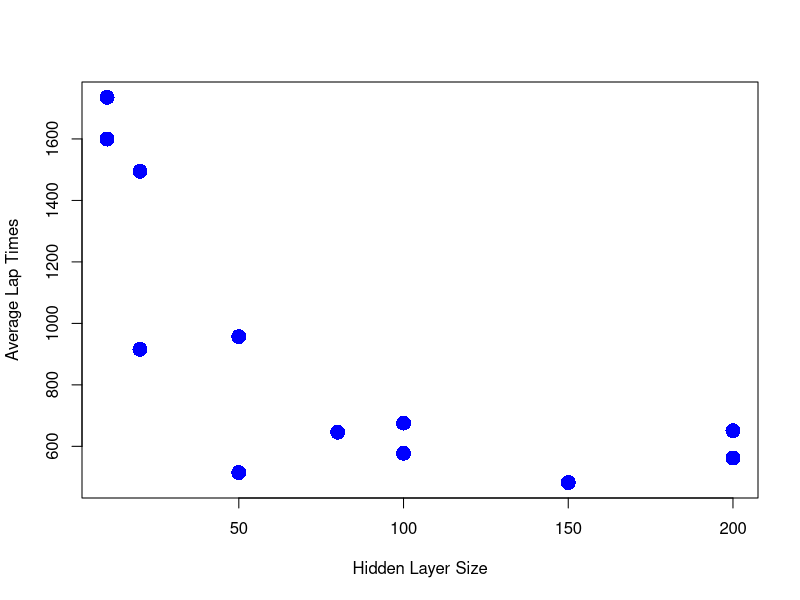
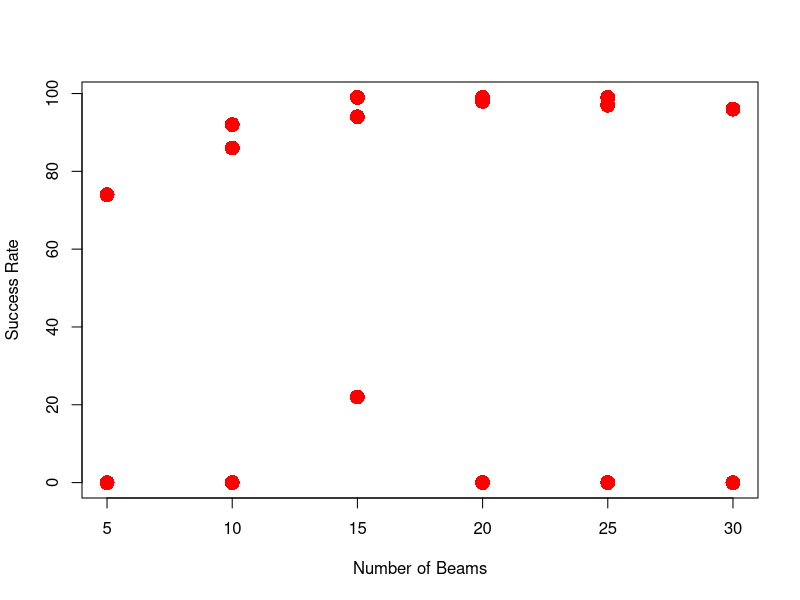
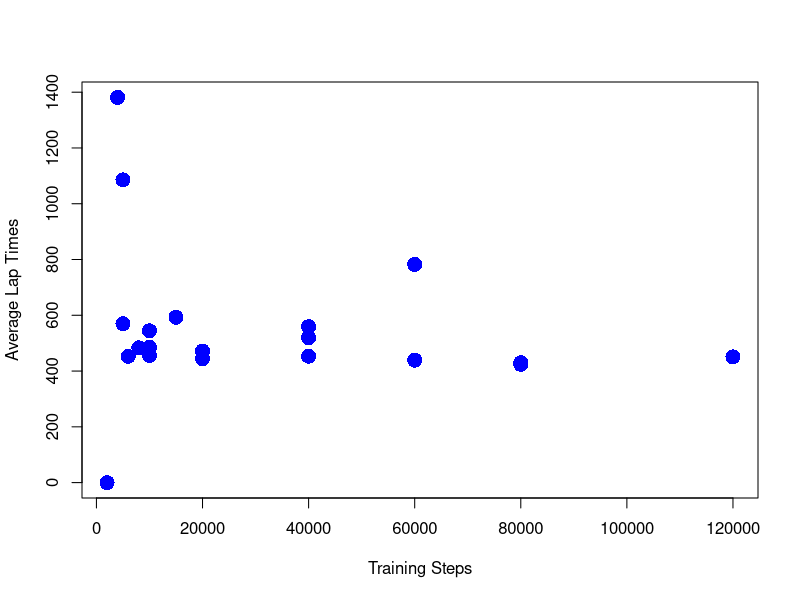
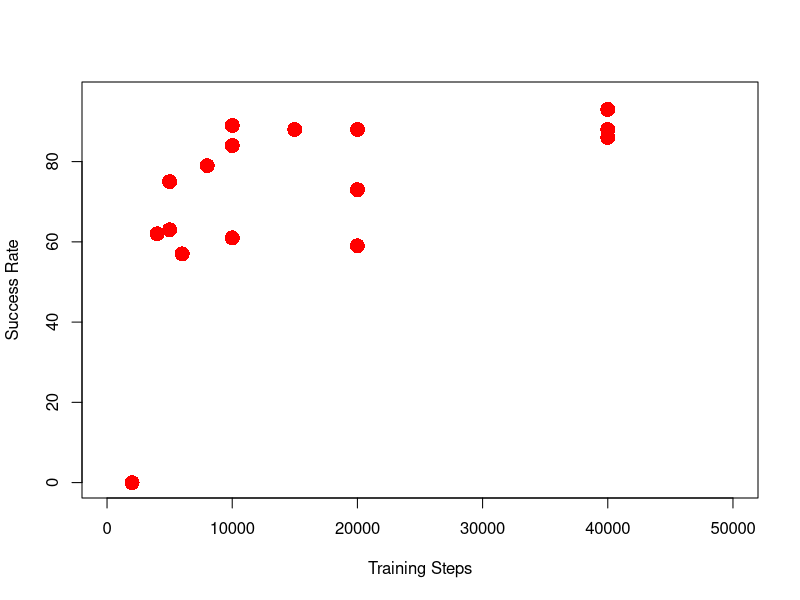

Write R code to recreate these figures, in order.
## ---- chunk 1
test_data = read.csv("DataTable.csv")
# knitr::opts_chunk$set(include = FALSE)
knitr::opts_chunk$set(echo = FALSE)
## ---- chunk 2


## ---- chunk 3
h_mask = which(test_data$EvalName=="SizeH")
x_data = test_data$h_size[h_mask]
y_data = test_data$avg_times[h_mask]
plot(x_data, y_data, xlab="Hidden Layer Size", ylab="Average Lap Times", col="blue", pch=16, cex=2)
## ---- chunk 4
beam_mask = which(test_data$EvalName=="Beams")
plot(test_data$n_beams[beam_mask], test_data$success_rate[beam_mask], xlab="Number of Beams", ylab="Success Rate", col="red", pch=16, cex=2)
## ---- chunk 5
step_mask = which(test_data$EvalName=="TrainingSteps")
x_data = test_data$train_n[step_mask]
y_data = test_data$avg_times[step_mask]
plot(x_data, y_data, xlab="Training Steps", ylab="Average Lap Times", col="blue", pch=16, cex=2)
## ---- chunk 6
step_mask = which(test_data$EvalName=="TrainingSteps")
x_data = test_data$train_n[step_mask]
y_data = test_data$success_rate[step_mask]
plot(x_data, y_data, xlab="Training Steps", ylab="Success Rate", xlim=c(0,50000), col="red", pch=16, cex=2)
## ---- chunk 7
# reward_mask = which(test_data$EvalName=="Reward")
# progress_times = test_data$avg_times[which(test_data$reward=='progress')]
# data = c(test_data$reward, test_data$avg_times)
# knitr::kable(data, caption="Reward Function")

# frame = data.frame(test_data)
# print(fram)
